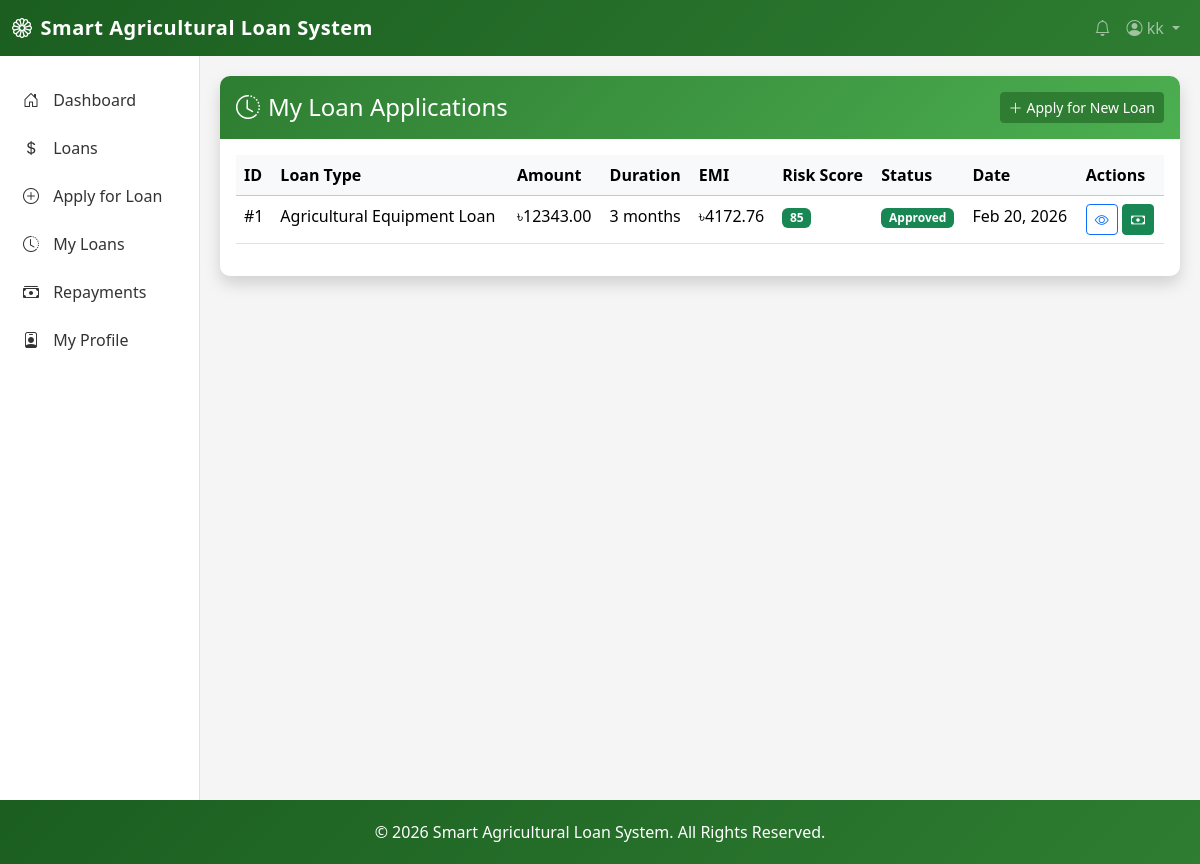
Page /loan/history/ (signed in) on the earlier database version.
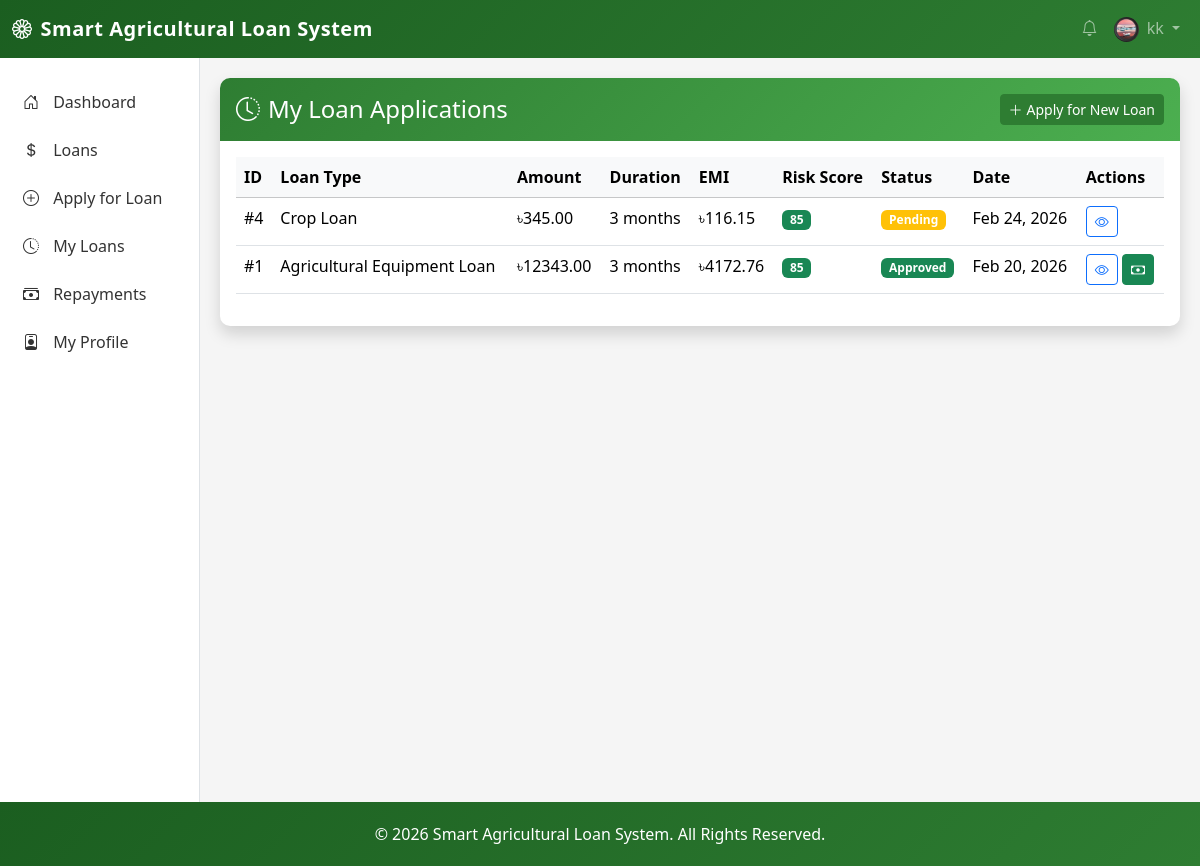
Same page on the later database version.
### loan_app/models.py (models this page shows, shortened)
class LoanApplication(models.Model):
    STATUS_CHOICES = [
        ("Pending", "Pending"),
        ("Approved", "Approved"),
        ("Rejected", "Rejected"),
    ]
    farmer = models.ForeignKey(
        User, on_delete=models.CASCADE, related_name="loan_applications"
    )
    loan_type = models.ForeignKey(
        LoanType, on_delete=models.CASCADE, related_name="applications"
    )
    amount = models.DecimalField(max_digits=12, decimal_places=2)
    duration_months = models.IntegerField(help_text="Loan duration in months")
    risk_score = models.IntegerField(
        default=0, help_text="Auto-calculated risk score (0-100)"
    )
    status = models.CharField(max_length=20, choices=STATUS_CHOICES, default="Pending")
    emi = models.DecimalField(
        max_digits=12, decimal_places=2, default=0, help_text="Monthly EMI amount"
    )
    created_at = models.DateTimeField(auto_now_add=True)
    updated_at = models.DateTimeField(auto_now=True)

class LoanType(models.Model):
    name = models.CharField(max_length=100, unique=True)
    interest_rate = models.DecimalField(
        max_digits=5, decimal_places=2, help_text="Interest rate in percentage"
    )
    max_amount = models.DecimalField(
        max_digits=12, decimal_places=2, help_text="Maximum loan amount in BDT"
    )
    description = models.TextField(blank=True)
    created_at = models.DateTimeField(auto_now_add=True)
    updated_at = models.DateTimeField(auto_now=True)

class User(AbstractUser):
    ROLE_CHOICES = [
        ("Farmer", "Farmer"),
        ("Bank Officer", "Bank Officer"),
        ("Admin", "Admin"),
    ]
    role = models.CharField(max_length=20, choices=ROLE_CHOICES, default="Farmer")
    phone_number = models.CharField(max_length=20, blank=True)
    profile_picture = models.ImageField(
        upload_to="profile_pictures/", blank=True, null=True
    )
    is_verified = models.BooleanField(default=False)
    nid_card_front = models.FileField(
        upload_to="nid_cards/",
        blank=True,
        null=True,
        help_text="Upload NID card front side",
    )
    nid_card_back = models.FileField(
        upload_to="nid_cards/",
        blank=True,
        null=True,
        help_text="Upload NID card back side",
    )
    nid_verified = models.BooleanField(
        default=False, help_text="Whether NID has been verified by bank officer"
    )
    nid_verified_by = models.ForeignKey(
        "self",
        on_delete=models.SET_NULL,
        null=True,
        blank=True,
        related_name="nid_verifications",
    )
    nid_verified_at = models.DateTimeField(null=True, blank=True)

### loan_app/views.py (the view)
# urls.py: path("loan/history/", views.loan_history, name="loan_history"),
@login_required
def loan_history(request):
    applications = LoanApplication.objects.filter(farmer=request.user).order_by(
        "-created_at"
    )
    paginator = Paginator(applications, 10)
    page_number = request.GET.get("page")
    page_obj = paginator.get_page(page_number)
    return render(request, "loan/history.html", {"page_obj": page_obj})

### templates/loan/history.html (shortened to what the changed rows need)
{% extends 'base.html' %}
{% block content %}
<div class="row">
    <div class="col-12">
        <div class="card shadow">
            <div class="card-body">
                {% if page_obj %}
                <div class="table-responsive">
                    <table class="table table-hover">
                        <thead class="table-light">
                            <tr>
                                <th>ID</th>
                                <th>Loan Type</th>
                                <th>Amount</th>
                                <th>Duration</th>
                                <th>EMI</th>
                                <th>Risk Score</th>
                                <th>Status</th>
                                <th>Date</th>
                                <th>Actions</th>
                            </tr>
                        </thead>
                        <tbody>
                            {% for loan in page_obj %}
                            <tr>
                                <td>#{{ loan.id }}</td>
                                <td>{{ loan.loan_type.name }}</td>
                                <td>৳{{ loan.amount|floatformat:2 }}</td>
                                <td>{{ loan.duration_months }} months</td>
                                <td>৳{{ loan.emi|floatformat:2 }}</td>
                                <td>
                                    {% if loan.risk_score >= 70 %}
                                        <span class="badge bg-success">{{ loan.risk_score }}</span>
                                    {% elif loan.risk_score >= 40 %}
                                        <span class="badge bg-warning">{{ loan.risk_score }}</span>
                                    {% else %}
                                        <span class="badge bg-danger">{{ loan.risk_score }}</span>
                                    {% endif %}
                                </td>
                                <td>
                                    {% if loan.status == 'Pending' %}
                                        <span class="badge bg-warning">{{ loan.status }}</span>
                                    {% elif loan.status == 'Approved' %}
                                        <span class="badge bg-success">{{ loan.status }}</span>
                                    {% else %}
                                        <span class="badge bg-danger">{{ loan.status }}</span>
                                    {% endif %}
                                </td>
                                <td>{{ loan.created_at|date:"M d, Y" }}</td>
                                <td>
                                    <a href="{% url 'loan_detail' loan.id %}" class="btn btn-sm btn-outline-primary">
                                        <i class="bi bi-eye"></i>
                                    </a>
                                    {% if loan.status == 'Approved' %}
                                    <a href="{% url 'make_repayment' loan.id %}" class="btn btn-sm btn-success">
                                        <i class="bi bi-cash"></i>
                                    </a>
                                    {% endif %}
                                </td>
                            </tr>
                            {% endfor %}
                        </tbody>
                    </table>
                </div>
                {% else %}
                <div class="text-center py-5">
                    <i class="bi bi-inbox text-muted" style="font-size: 3rem;"></i>
                    <p class="mt-3 text-muted">No loan applications yet.</p>
                    <a href="{% url 'loan_apply' %}" class="btn btn-primary">Apply for Your First Loan</a>
                </div>
                {% endif %}
            </div>
        </div>
    </div>
</div>
{% endblock %}

### templates/base.html (shortened to what this page needs)
<!DOCTYPE html>
<html lang="en">
<head>
    <link href="https://cdn.jsdelivr.net/npm/bootstrap@5.3.2/dist/css/bootstrap.min.css" rel="stylesheet">
    <link rel="stylesheet" href="https://cdn.jsdelivr.net/npm/bootstrap-icons@1.11.1/font/bootstrap-icons.css">
</head>
<body>
    <nav class="navbar navbar-expand-lg navbar-dark">
        <div class="container-fluid">
            <a class="navbar-brand" href="/">
                <i class="bi bi-flower1 me-2"></i>Smart Agricultural Loan System
            </a>
            <div class="collapse navbar-collapse" id="navbarNav">
                <ul class="navbar-nav ms-auto">
                    <li class="nav-item">
                        <a class="nav-link" href="#"><i class="bi bi-bell"></i></a>
                    </li>
                    <li class="nav-item dropdown">
                        <a class="nav-link dropdown-toggle" href="#" role="button" data-bs-toggle="dropdown">
                            {% if user.profile_picture %}
                                <img src="{{ user.profile_picture.url }}" class="rounded-circle me-1" style="width: 25px; height: 25px; object-fit: cover;">
                            {% else %}
                                <i class="bi bi-person-circle"></i>
                            {% endif %}
                            {{ user.username }}
                        </a>
                    </li>
                </ul>
            </div>
        </div>
    </nav>
    <div class="container-fluid">
        <div class="row">
            <div class="col-md-2 sidebar">
                <ul class="nav flex-column">
                    <li class="nav-item">
                        <a class="nav-link" href="{% url 'dashboard' %}">
                            <i class="bi bi-house-door"></i> Dashboard
                        </a>
                    </li>
                    {% if user.role == 'Farmer' %}
                    <li class="nav-item">
                        <a class="nav-link" href="{% url 'loan_list' %}">
                            <i class="bi bi-currency-dollar"></i> Loans
                        </a>
                    </li>
                    <li class="nav-item">
                        <a class="nav-link" href="{% url 'loan_apply' %}">
                            <i class="bi bi-plus-circle"></i> Apply for Loan
                        </a>
                    </li>
                    <li class="nav-item">
                        <a class="nav-link" href="{% url 'loan_history' %}">
                            <i class="bi bi-clock-history"></i> My Loans
                        </a>
                    </li>
                    <li class="nav-item">
                        <a class="nav-link" href="{% url 'repayment_history' %}">
                            <i class="bi bi-cash-stack"></i> Repayments
                        </a>
                    </li>
                    <li class="nav-item">
                        <a class="nav-link" href="{% url 'farmer_profile' %}">
                            <i class="bi bi-person-badge"></i> My Profile
                        </a>
                    </li>
                    {% endif %}
                </ul>
            </div>
            <div class="col-md-10 content-wrapper">
                {% block content %}{% endblock %}
            </div>
        </div>
    </div>
    <footer class="footer text-center">
        <div class="container">
            <p class="mb-0">&copy; 2026 Smart Agricultural Loan System. All Rights Reserved.</p>
        </div>
    </footer>
</body>
</html>

Differences in the rows shown:
changed User "kk": profile_picture: picture added
added LoanApplication: id "4", loan_type.name "Crop Loan", amount "345.00", duration_months "3", emi "116.15", risk_score "85", status "Pending", created_at "Feb 24, 2026"
